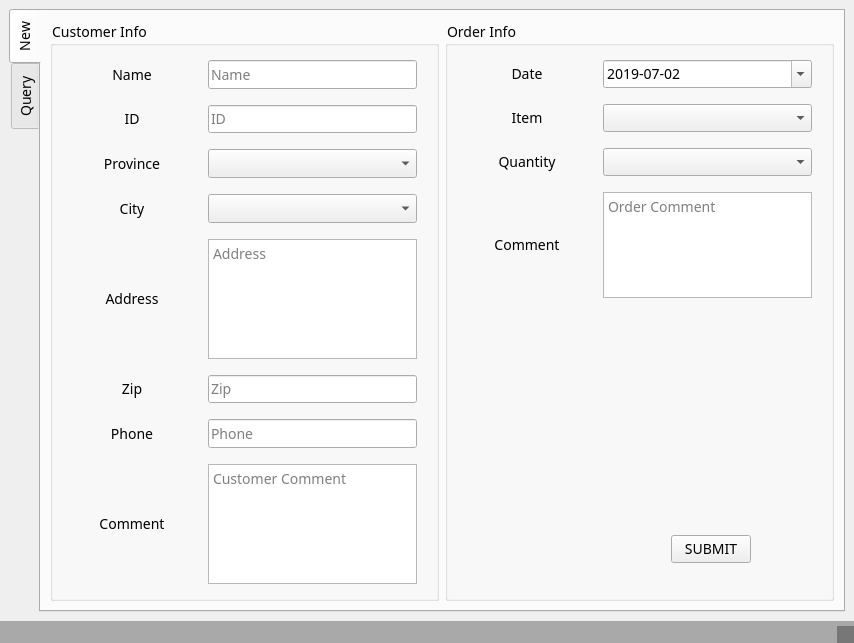
<?xml version="1.0" encoding="UTF-8"?>
<ui version="4.0">
 <class>MainWindow</class>
 <widget class="QMainWindow" name="MainWindow">
  <property name="geometry">
   <rect>
    <x>0</x>
    <y>0</y>
    <width>854</width>
    <height>643</height>
   </rect>
  </property>
  <property name="windowTitle">
   <string>MainWindow</string>
  </property>
  <property name="styleSheet">
   <string notr="true"/>
  </property>
  <widget class="QWidget" name="centralwidget">
   <layout class="QGridLayout" name="gridLayout_3">
    <item row="0" column="0">
     <widget class="QTabWidget" name="tabQuery">
      <property name="styleSheet">
       <string notr="true">*{
	font-family: century gothic;
	font-size: 14px;
}

QLineEdit{
	font-family: Microsoft Yahei;
}

QTextEdit{
	font-family: Microsoft Yahei;
}

QComboBox{
	font-family: Microsoft Yahei;
}

</string>
      </property>
      <property name="tabPosition">
       <enum>QTabWidget::West</enum>
      </property>
      <property name="tabShape">
       <enum>QTabWidget::Rounded</enum>
      </property>
      <property name="currentIndex">
       <number>0</number>
      </property>
      <property name="tabsClosable">
       <bool>false</bool>
      </property>
      <property name="movable">
       <bool>true</bool>
      </property>
      <property name="tabBarAutoHide">
       <bool>false</bool>
      </property>
      <widget class="QWidget" name="tabNew">
       <attribute name="title">
        <string>New</string>
       </attribute>
       <layout class="QGridLayout" name="gridLayout_4">
        <item row="0" column="0" colspan="2">
         <widget class="QGroupBox" name="groupBoxCustomerInfo">
          <property name="sizePolicy">
           <sizepolicy hsizetype="Expanding" vsizetype="Expanding">
            <horstretch>1</horstretch>
            <verstretch>17</verstretch>
           </sizepolicy>
          </property>
          <property name="title">
           <string>Customer Info</string>
          </property>
          <layout class="QVBoxLayout" name="verticalLayout">
           <item>
            <layout class="QHBoxLayout" name="horizontalLayout_2">
             <property name="spacing">
              <number>6</number>
             </property>
             <property name="leftMargin">
              <number>0</number>
             </property>
             <property name="topMargin">
              <number>5</number>
             </property>
             <property name="rightMargin">
              <number>10</number>
             </property>
             <property name="bottomMargin">
              <number>5</number>
             </property>
             <item>
              <widget class="QLabel" name="labelName">
               <property name="sizePolicy">
                <sizepolicy hsizetype="Expanding" vsizetype="Expanding">
                 <horstretch>2</horstretch>
                 <verstretch>1</verstretch>
                </sizepolicy>
               </property>
               <property name="maximumSize">
                <size>
                 <width>16777215</width>
                 <height>33</height>
                </size>
               </property>
               <property name="text">
                <string>Name</string>
               </property>
               <property name="alignment">
                <set>Qt::AlignCenter</set>
               </property>
              </widget>
             </item>
             <item>
              <widget class="QLineEdit" name="textName">
               <property name="sizePolicy">
                <sizepolicy hsizetype="Expanding" vsizetype="Expanding">
                 <horstretch>3</horstretch>
                 <verstretch>1</verstretch>
                </sizepolicy>
               </property>
               <property name="maximumSize">
                <size>
                 <width>16777212</width>
                 <height>33</height>
                </size>
               </property>
               <property name="statusTip">
                <string/>
               </property>
               <property name="layoutDirection">
                <enum>Qt::LeftToRight</enum>
               </property>
               <property name="styleSheet">
                <string notr="true"/>
               </property>
               <property name="alignment">
                <set>Qt::AlignLeading|Qt::AlignLeft|Qt::AlignVCenter</set>
               </property>
               <property name="placeholderText">
                <string>Name</string>
               </property>
              </widget>
             </item>
            </layout>
           </item>
           <item>
            <layout class="QHBoxLayout" name="horizontalLayout_3">
             <property name="spacing">
              <number>6</number>
             </property>
             <property name="leftMargin">
              <number>0</number>
             </property>
             <property name="topMargin">
              <number>5</number>
             </property>
             <property name="rightMargin">
              <number>10</number>
             </property>
             <property name="bottomMargin">
              <number>5</number>
             </property>
             <item>
              <widget class="QLabel" name="labelCustomerID">
               <property name="sizePolicy">
                <sizepolicy hsizetype="Expanding" vsizetype="Expanding">
                 <horstretch>2</horstretch>
                 <verstretch>1</verstretch>
                </sizepolicy>
               </property>
               <property name="maximumSize">
                <size>
                 <width>16777215</width>
                 <height>33</height>
                </size>
               </property>
               <property name="text">
                <string>ID</string>
               </property>
               <property name="alignment">
                <set>Qt::AlignCenter</set>
               </property>
              </widget>
             </item>
             <item>
              <widget class="QLineEdit" name="textCustomerID">
               <property name="sizePolicy">
                <sizepolicy hsizetype="Expanding" vsizetype="Expanding">
                 <horstretch>3</horstretch>
                 <verstretch>1</verstretch>
                </sizepolicy>
               </property>
               <property name="maximumSize">
                <size>
                 <width>16777215</width>
                 <height>33</height>
                </size>
               </property>
               <property name="layoutDirection">
                <enum>Qt::LeftToRight</enum>
               </property>
               <property name="alignment">
                <set>Qt::AlignLeading|Qt::AlignLeft|Qt::AlignVCenter</set>
               </property>
               <property name="placeholderText">
                <string>ID</string>
               </property>
              </widget>
             </item>
            </layout>
           </item>
           <item>
            <layout class="QHBoxLayout" name="horizontalLayout_5">
             <property name="spacing">
              <number>6</number>
             </property>
             <property name="leftMargin">
              <number>0</number>
             </property>
             <property name="topMargin">
              <number>5</number>
             </property>
             <property name="rightMargin">
              <number>10</number>
             </property>
             <property name="bottomMargin">
              <number>5</number>
             </property>
             <item>
              <widget class="QLabel" name="labelProvince">
               <property name="sizePolicy">
                <sizepolicy hsizetype="Expanding" vsizetype="Expanding">
                 <horstretch>2</horstretch>
                 <verstretch>1</verstretch>
                </sizepolicy>
               </property>
               <property name="maximumSize">
                <size>
                 <width>16777215</width>
                 <height>33</height>
                </size>
               </property>
               <property name="text">
                <string>Province</string>
               </property>
               <property name="alignment">
                <set>Qt::AlignCenter</set>
               </property>
              </widget>
             </item>
             <item>
              <widget class="QComboBox" name="comboProvince">
               <property name="sizePolicy">
                <sizepolicy hsizetype="Expanding" vsizetype="Expanding">
                 <horstretch>3</horstretch>
                 <verstretch>1</verstretch>
                </sizepolicy>
               </property>
               <property name="maximumSize">
                <size>
                 <width>16777215</width>
                 <height>33</height>
                </size>
               </property>
               <property name="layoutDirection">
                <enum>Qt::LeftToRight</enum>
               </property>
              </widget>
             </item>
            </layout>
           </item>
           <item>
            <layout class="QHBoxLayout" name="horizontalLayout_4">
             <property name="spacing">
              <number>6</number>
             </property>
             <property name="leftMargin">
              <number>0</number>
             </property>
             <property name="topMargin">
              <number>5</number>
             </property>
             <property name="rightMargin">
              <number>10</number>
             </property>
             <property name="bottomMargin">
              <number>5</number>
             </property>
             <item>
              <widget class="QLabel" name="labelCity">
               <property name="sizePolicy">
                <sizepolicy hsizetype="Expanding" vsizetype="Expanding">
                 <horstretch>2</horstretch>
                 <verstretch>1</verstretch>
                </sizepolicy>
               </property>
               <property name="maximumSize">
                <size>
                 <width>16777215</width>
                 <height>33</height>
                </size>
               </property>
               <property name="text">
                <string>City</string>
               </property>
               <property name="alignment">
                <set>Qt::AlignCenter</set>
               </property>
              </widget>
             </item>
             <item>
              <widget class="QComboBox" name="comboCity">
               <property name="sizePolicy">
                <sizepolicy hsizetype="Expanding" vsizetype="Expanding">
                 <horstretch>3</horstretch>
                 <verstretch>1</verstretch>
                </sizepolicy>
               </property>
               <property name="maximumSize">
                <size>
                 <width>16777215</width>
                 <height>33</height>
                </size>
               </property>
               <property name="layoutDirection">
                <enum>Qt::LeftToRight</enum>
               </property>
              </widget>
             </item>
            </layout>
           </item>
           <item>
            <layout class="QHBoxLayout" name="horizontalLayout_6">
             <property name="spacing">
              <number>6</number>
             </property>
             <property name="sizeConstraint">
              <enum>QLayout::SetDefaultConstraint</enum>
             </property>
             <property name="leftMargin">
              <number>0</number>
             </property>
             <property name="topMargin">
              <number>5</number>
             </property>
             <property name="rightMargin">
              <number>10</number>
             </property>
             <property name="bottomMargin">
              <number>5</number>
             </property>
             <item>
              <widget class="QLabel" name="labelAddress">
               <property name="sizePolicy">
                <sizepolicy hsizetype="Expanding" vsizetype="Expanding">
                 <horstretch>2</horstretch>
                 <verstretch>3</verstretch>
                </sizepolicy>
               </property>
               <property name="text">
                <string>Address</string>
               </property>
               <property name="alignment">
                <set>Qt::AlignCenter</set>
               </property>
              </widget>
             </item>
             <item>
              <widget class="QTextEdit" name="textAddress">
               <property name="sizePolicy">
                <sizepolicy hsizetype="Expanding" vsizetype="Expanding">
                 <horstretch>3</horstretch>
                 <verstretch>3</verstretch>
                </sizepolicy>
               </property>
               <property name="minimumSize">
                <size>
                 <width>0</width>
                 <height>0</height>
                </size>
               </property>
               <property name="maximumSize">
                <size>
                 <width>16777215</width>
                 <height>120</height>
                </size>
               </property>
               <property name="layoutDirection">
                <enum>Qt::LeftToRight</enum>
               </property>
               <property name="placeholderText">
                <string>Address</string>
               </property>
              </widget>
             </item>
            </layout>
           </item>
           <item>
            <layout class="QHBoxLayout" name="horizontalLayout_7">
             <property name="spacing">
              <number>6</number>
             </property>
             <property name="leftMargin">
              <number>0</number>
             </property>
             <property name="topMargin">
              <number>5</number>
             </property>
             <property name="rightMargin">
              <number>10</number>
             </property>
             <property name="bottomMargin">
              <number>5</number>
             </property>
             <item>
              <widget class="QLabel" name="labelZip">
               <property name="sizePolicy">
                <sizepolicy hsizetype="Expanding" vsizetype="Expanding">
                 <horstretch>2</horstretch>
                 <verstretch>1</verstretch>
                </sizepolicy>
               </property>
               <property name="maximumSize">
                <size>
                 <width>16777215</width>
                 <height>33</height>
                </size>
               </property>
               <property name="text">
                <string>Zip</string>
               </property>
               <property name="alignment">
                <set>Qt::AlignCenter</set>
               </property>
              </widget>
             </item>
             <item>
              <widget class="QLineEdit" name="textZip">
               <property name="sizePolicy">
                <sizepolicy hsizetype="Expanding" vsizetype="Expanding">
                 <horstretch>3</horstretch>
                 <verstretch>1</verstretch>
                </sizepolicy>
               </property>
               <property name="maximumSize">
                <size>
                 <width>16777215</width>
                 <height>33</height>
                </size>
               </property>
               <property name="layoutDirection">
                <enum>Qt::LeftToRight</enum>
               </property>
               <property name="alignment">
                <set>Qt::AlignLeading|Qt::AlignLeft|Qt::AlignVCenter</set>
               </property>
               <property name="placeholderText">
                <string>Zip</string>
               </property>
              </widget>
             </item>
            </layout>
           </item>
           <item>
            <layout class="QHBoxLayout" name="horizontalLayout_8">
             <property name="spacing">
              <number>6</number>
             </property>
             <property name="leftMargin">
              <number>0</number>
             </property>
             <property name="topMargin">
              <number>5</number>
             </property>
             <property name="rightMargin">
              <number>10</number>
             </property>
             <property name="bottomMargin">
              <number>5</number>
             </property>
             <item>
              <widget class="QLabel" name="labelPhone">
               <property name="sizePolicy">
                <sizepolicy hsizetype="Expanding" vsizetype="Expanding">
                 <horstretch>2</horstretch>
                 <verstretch>1</verstretch>
                </sizepolicy>
               </property>
               <property name="maximumSize">
                <size>
                 <width>16777215</width>
                 <height>33</height>
                </size>
               </property>
               <property name="text">
                <string>Phone</string>
               </property>
               <property name="alignment">
                <set>Qt::AlignCenter</set>
               </property>
              </widget>
             </item>
             <item>
              <widget class="QLineEdit" name="textPhone">
               <property name="sizePolicy">
                <sizepolicy hsizetype="Expanding" vsizetype="Expanding">
                 <horstretch>3</horstretch>
                 <verstretch>1</verstretch>
                </sizepolicy>
               </property>
               <property name="maximumSize">
                <size>
                 <width>16777215</width>
                 <height>33</height>
                </size>
               </property>
               <property name="layoutDirection">
                <enum>Qt::LeftToRight</enum>
               </property>
               <property name="alignment">
                <set>Qt::AlignLeading|Qt::AlignLeft|Qt::AlignVCenter</set>
               </property>
               <property name="placeholderText">
                <string>Phone</string>
               </property>
              </widget>
             </item>
            </layout>
           </item>
           <item>
            <layout class="QHBoxLayout" name="horizontalLayout_13">
             <property name="topMargin">
              <number>5</number>
             </property>
             <property name="rightMargin">
              <number>10</number>
             </property>
             <property name="bottomMargin">
              <number>5</number>
             </property>
             <item>
              <widget class="QLabel" name="labelCustomerComment">
               <property name="sizePolicy">
                <sizepolicy hsizetype="Expanding" vsizetype="Expanding">
                 <horstretch>2</horstretch>
                 <verstretch>3</verstretch>
                </sizepolicy>
               </property>
               <property name="text">
                <string>Comment</string>
               </property>
               <property name="alignment">
                <set>Qt::AlignCenter</set>
               </property>
              </widget>
             </item>
             <item>
              <widget class="QTextEdit" name="textCustomerComment">
               <property name="sizePolicy">
                <sizepolicy hsizetype="Expanding" vsizetype="Expanding">
                 <horstretch>3</horstretch>
                 <verstretch>3</verstretch>
                </sizepolicy>
               </property>
               <property name="maximumSize">
                <size>
                 <width>16777215</width>
                 <height>120</height>
                </size>
               </property>
               <property name="placeholderText">
                <string>Customer Comment</string>
               </property>
              </widget>
             </item>
            </layout>
           </item>
          </layout>
         </widget>
        </item>
        <item row="0" column="2" colspan="2">
         <widget class="QGroupBox" name="groupBoxOrderInfo">
          <property name="sizePolicy">
           <sizepolicy hsizetype="Expanding" vsizetype="Expanding">
            <horstretch>1</horstretch>
            <verstretch>17</verstretch>
           </sizepolicy>
          </property>
          <property name="title">
           <string>Order Info</string>
          </property>
          <layout class="QGridLayout" name="gridLayout">
           <item row="4" column="3">
            <spacer name="verticalSpacer">
             <property name="orientation">
              <enum>Qt::Vertical</enum>
             </property>
             <property name="sizeHint" stdset="0">
              <size>
               <width>20</width>
               <height>240</height>
              </size>
             </property>
            </spacer>
           </item>
           <item row="5" column="1">
            <spacer name="horizontalSpacer_2">
             <property name="orientation">
              <enum>Qt::Horizontal</enum>
             </property>
             <property name="sizeHint" stdset="0">
              <size>
               <width>40</width>
               <height>20</height>
              </size>
             </property>
            </spacer>
           </item>
           <item row="5" column="2">
            <spacer name="horizontalSpacer_3">
             <property name="orientation">
              <enum>Qt::Horizontal</enum>
             </property>
             <property name="sizeHint" stdset="0">
              <size>
               <width>40</width>
               <height>20</height>
              </size>
             </property>
            </spacer>
           </item>
           <item row="6" column="3">
            <spacer name="verticalSpacer_2">
             <property name="orientation">
              <enum>Qt::Vertical</enum>
             </property>
             <property name="sizeHint" stdset="0">
              <size>
               <width>20</width>
               <height>40</height>
              </size>
             </property>
            </spacer>
           </item>
           <item row="5" column="0">
            <spacer name="horizontalSpacer">
             <property name="orientation">
              <enum>Qt::Horizontal</enum>
             </property>
             <property name="sizeHint" stdset="0">
              <size>
               <width>40</width>
               <height>20</height>
              </size>
             </property>
            </spacer>
           </item>
           <item row="5" column="3">
            <widget class="QPushButton" name="buttonSubmit">
             <property name="sizePolicy">
              <sizepolicy hsizetype="Expanding" vsizetype="Expanding">
               <horstretch>0</horstretch>
               <verstretch>1</verstretch>
              </sizepolicy>
             </property>
             <property name="maximumSize">
              <size>
               <width>16777215</width>
               <height>16777215</height>
              </size>
             </property>
             <property name="layoutDirection">
              <enum>Qt::LeftToRight</enum>
             </property>
             <property name="text">
              <string>SUBMIT</string>
             </property>
             <property name="checkable">
              <bool>true</bool>
             </property>
             <property name="checked">
              <bool>false</bool>
             </property>
             <property name="autoDefault">
              <bool>false</bool>
             </property>
             <property name="default">
              <bool>false</bool>
             </property>
             <property name="flat">
              <bool>false</bool>
             </property>
            </widget>
           </item>
           <item row="5" column="4">
            <spacer name="horizontalSpacer_4">
             <property name="orientation">
              <enum>Qt::Horizontal</enum>
             </property>
             <property name="sizeHint" stdset="0">
              <size>
               <width>40</width>
               <height>20</height>
              </size>
             </property>
            </spacer>
           </item>
           <item row="0" column="0" colspan="5">
            <layout class="QHBoxLayout" name="horizontalLayout_9">
             <property name="leftMargin">
              <number>0</number>
             </property>
             <property name="topMargin">
              <number>5</number>
             </property>
             <property name="rightMargin">
              <number>10</number>
             </property>
             <property name="bottomMargin">
              <number>5</number>
             </property>
             <item>
              <widget class="QLabel" name="labelOrderDate">
               <property name="sizePolicy">
                <sizepolicy hsizetype="Expanding" vsizetype="Expanding">
                 <horstretch>2</horstretch>
                 <verstretch>1</verstretch>
                </sizepolicy>
               </property>
               <property name="maximumSize">
                <size>
                 <width>16777215</width>
                 <height>33</height>
                </size>
               </property>
               <property name="text">
                <string>Date</string>
               </property>
               <property name="alignment">
                <set>Qt::AlignCenter</set>
               </property>
              </widget>
             </item>
             <item>
              <widget class="QDateEdit" name="dateOrder">
               <property name="sizePolicy">
                <sizepolicy hsizetype="Expanding" vsizetype="Expanding">
                 <horstretch>3</horstretch>
                 <verstretch>1</verstretch>
                </sizepolicy>
               </property>
               <property name="maximumSize">
                <size>
                 <width>16777215</width>
                 <height>33</height>
                </size>
               </property>
               <property name="font">
                <font>
                 <family>century gothic</family>
                 <pointsize>-1</pointsize>
                 <weight>50</weight>
                 <bold>false</bold>
                </font>
               </property>
               <property name="autoFillBackground">
                <bool>false</bool>
               </property>
               <property name="alignment">
                <set>Qt::AlignLeading|Qt::AlignLeft|Qt::AlignVCenter</set>
               </property>
               <property name="readOnly">
                <bool>false</bool>
               </property>
               <property name="maximumDateTime">
                <datetime>
                 <hour>23</hour>
                 <minute>59</minute>
                 <second>59</second>
                 <year>2030</year>
                 <month>12</month>
                 <day>30</day>
                </datetime>
               </property>
               <property name="maximumDate">
                <date>
                 <year>2030</year>
                 <month>12</month>
                 <day>30</day>
                </date>
               </property>
               <property name="currentSection">
                <enum>QDateTimeEdit::YearSection</enum>
               </property>
               <property name="displayFormat">
                <string>yyyy-MM-dd</string>
               </property>
               <property name="calendarPopup">
                <bool>true</bool>
               </property>
               <property name="date">
                <date>
                 <year>2019</year>
                 <month>7</month>
                 <day>2</day>
                </date>
               </property>
              </widget>
             </item>
            </layout>
           </item>
           <item row="1" column="0" colspan="5">
            <layout class="QHBoxLayout" name="horizontalLayout_10">
             <property name="leftMargin">
              <number>0</number>
             </property>
             <property name="topMargin">
              <number>5</number>
             </property>
             <property name="rightMargin">
              <number>10</number>
             </property>
             <property name="bottomMargin">
              <number>5</number>
             </property>
             <item>
              <widget class="QLabel" name="labelItem">
               <property name="sizePolicy">
                <sizepolicy hsizetype="Expanding" vsizetype="Expanding">
                 <horstretch>2</horstretch>
                 <verstretch>1</verstretch>
                </sizepolicy>
               </property>
               <property name="maximumSize">
                <size>
                 <width>16777215</width>
                 <height>33</height>
                </size>
               </property>
               <property name="text">
                <string>Item</string>
               </property>
               <property name="alignment">
                <set>Qt::AlignCenter</set>
               </property>
              </widget>
             </item>
             <item>
              <widget class="QComboBox" name="comboItem">
               <property name="sizePolicy">
                <sizepolicy hsizetype="Expanding" vsizetype="Expanding">
                 <horstretch>3</horstretch>
                 <verstretch>1</verstretch>
                </sizepolicy>
               </property>
               <property name="maximumSize">
                <size>
                 <width>16777215</width>
                 <height>33</height>
                </size>
               </property>
               <property name="sizeAdjustPolicy">
                <enum>QComboBox::AdjustToContents</enum>
               </property>
              </widget>
             </item>
            </layout>
           </item>
           <item row="2" column="0" colspan="5">
            <layout class="QHBoxLayout" name="horizontalLayout_11">
             <property name="leftMargin">
              <number>0</number>
             </property>
             <property name="topMargin">
              <number>5</number>
             </property>
             <property name="rightMargin">
              <number>10</number>
             </property>
             <property name="bottomMargin">
              <number>5</number>
             </property>
             <item>
              <widget class="QLabel" name="labelQuantity">
               <property name="sizePolicy">
                <sizepolicy hsizetype="Expanding" vsizetype="Expanding">
                 <horstretch>2</horstretch>
                 <verstretch>1</verstretch>
                </sizepolicy>
               </property>
               <property name="maximumSize">
                <size>
                 <width>16777215</width>
                 <height>33</height>
                </size>
               </property>
               <property name="text">
                <string>Quantity</string>
               </property>
               <property name="alignment">
                <set>Qt::AlignCenter</set>
               </property>
              </widget>
             </item>
             <item>
              <widget class="QComboBox" name="comboQuantity">
               <property name="sizePolicy">
                <sizepolicy hsizetype="Expanding" vsizetype="Expanding">
                 <horstretch>3</horstretch>
                 <verstretch>1</verstretch>
                </sizepolicy>
               </property>
               <property name="maximumSize">
                <size>
                 <width>16777215</width>
                 <height>33</height>
                </size>
               </property>
               <property name="sizeAdjustPolicy">
                <enum>QComboBox::AdjustToContents</enum>
               </property>
              </widget>
             </item>
            </layout>
           </item>
           <item row="3" column="0" colspan="5">
            <layout class="QHBoxLayout" name="horizontalLayout_14">
             <property name="topMargin">
              <number>5</number>
             </property>
             <property name="rightMargin">
              <number>10</number>
             </property>
             <property name="bottomMargin">
              <number>5</number>
             </property>
             <item>
              <widget class="QLabel" name="labelOrderComment">
               <property name="sizePolicy">
                <sizepolicy hsizetype="Expanding" vsizetype="Expanding">
                 <horstretch>2</horstretch>
                 <verstretch>3</verstretch>
                </sizepolicy>
               </property>
               <property name="text">
                <string>Comment</string>
               </property>
               <property name="alignment">
                <set>Qt::AlignCenter</set>
               </property>
              </widget>
             </item>
             <item>
              <widget class="QTextEdit" name="textOrderComment">
               <property name="sizePolicy">
                <sizepolicy hsizetype="Expanding" vsizetype="Expanding">
                 <horstretch>3</horstretch>
                 <verstretch>3</verstretch>
                </sizepolicy>
               </property>
               <property name="maximumSize">
                <size>
                 <width>16777215</width>
                 <height>120</height>
                </size>
               </property>
               <property name="placeholderText">
                <string>Order Comment</string>
               </property>
              </widget>
             </item>
            </layout>
           </item>
          </layout>
         </widget>
        </item>
       </layout>
      </widget>
      <widget class="QWidget" name="tab">
       <attribute name="title">
        <string>Query</string>
       </attribute>
       <layout class="QGridLayout" name="gridLayout_2">
        <item row="0" column="0">
         <widget class="QGroupBox" name="groupBox_3">
          <property name="sizePolicy">
           <sizepolicy hsizetype="Expanding" vsizetype="Preferred">
            <horstretch>3</horstretch>
            <verstretch>0</verstretch>
           </sizepolicy>
          </property>
          <property name="title">
           <string/>
          </property>
          <layout class="QVBoxLayout" name="verticalLayout_2">
           <item>
            <layout class="QHBoxLayout" name="horizontalLayout">
             <item>
              <widget class="QLabel" name="label">
               <property name="styleSheet">
                <string notr="true">font-size: 13px;
</string>
               </property>
               <property name="text">
                <string>Key Word</string>
               </property>
              </widget>
             </item>
             <item>
              <widget class="QComboBox" name="comboQuery">
               <item>
                <property name="text">
                 <string>Name</string>
                </property>
               </item>
               <item>
                <property name="text">
                 <string>PersonID</string>
                </property>
               </item>
               <item>
                <property name="text">
                 <string>Province</string>
                </property>
               </item>
               <item>
                <property name="text">
                 <string>City</string>
                </property>
               </item>
               <item>
                <property name="text">
                 <string>Address</string>
                </property>
               </item>
               <item>
                <property name="text">
                 <string>Zip</string>
                </property>
               </item>
               <item>
                <property name="text">
                 <string>Phone</string>
                </property>
               </item>
              </widget>
             </item>
            </layout>
           </item>
           <item>
            <widget class="QLineEdit" name="textKeyWord"/>
           </item>
           <item>
            <widget class="QPushButton" name="buttonQuery">
             <property name="text">
              <string>Go</string>
             </property>
            </widget>
           </item>
           <item>
            <spacer name="verticalSpacer_3">
             <property name="orientation">
              <enum>Qt::Vertical</enum>
             </property>
             <property name="sizeHint" stdset="0">
              <size>
               <width>20</width>
               <height>40</height>
              </size>
             </property>
            </spacer>
           </item>
          </layout>
         </widget>
        </item>
        <item row="0" column="2">
         <widget class="QTableWidget" name="tableWidget">
          <property name="sizePolicy">
           <sizepolicy hsizetype="Expanding" vsizetype="Expanding">
            <horstretch>11</horstretch>
            <verstretch>0</verstretch>
           </sizepolicy>
          </property>
         </widget>
        </item>
        <item row="0" column="1">
         <widget class="QTextEdit" name="textResult">
          <property name="sizePolicy">
           <sizepolicy hsizetype="Expanding" vsizetype="Expanding">
            <horstretch>11</horstretch>
            <verstretch>0</verstretch>
           </sizepolicy>
          </property>
         </widget>
        </item>
       </layout>
      </widget>
     </widget>
    </item>
   </layout>
  </widget>
  <widget class="QMenuBar" name="menubar">
   <property name="geometry">
    <rect>
     <x>0</x>
     <y>0</y>
     <width>854</width>
     <height>21</height>
    </rect>
   </property>
  </widget>
  <widget class="QStatusBar" name="statusbar">
   <property name="styleSheet">
    <string notr="true">background-color: rgba(0, 0, 0, 75);
border-radius: 15px;</string>
   </property>
  </widget>
 </widget>
 <resources/>
 <connections/>
</ui>
